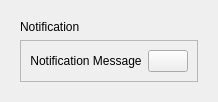
        <widget class="QCustomSlideMenu" name="popupNotificationContainer" native="true">
         <layout class="QVBoxLayout" name="verticalLayout_19">
          <item>
           <widget class="QWidget" name="popupNotificationSubContainer" native="true">
            <layout class="QVBoxLayout" name="verticalLayout_20">
             <item>
              <widget class="QLabel" name="label_14">
               <property name="font">
                <font>
                 <weight>50</weight>
                 <bold>false</bold>
                </font>
               </property>
               <property name="text">
                <string>Notification</string>
               </property>
              </widget>
             </item>
             <item>
              <widget class="QFrame" name="frame_9">
               <property name="frameShape">
                <enum>QFrame::StyledPanel</enum>
               </property>
               <property name="frameShadow">
                <enum>QFrame::Raised</enum>
               </property>
               <layout class="QHBoxLayout" name="horizontalLayout_10">
                <item>
                 <widget class="QLabel" name="label_13">
                  <property name="sizePolicy">
                   <sizepolicy hsizetype="Expanding" vsizetype="Preferred">
                    <horstretch>0</horstretch>
                    <verstretch>0</verstretch>
                   </sizepolicy>
                  </property>
                  <property name="text">
                   <string>Notification Message</string>
                  </property>
                  <property name="alignment">
                   <set>Qt::AlignCenter</set>
                  </property>
                 </widget>
                </item>
                <item alignment="Qt::AlignRight">
                 <widget class="QPushButton" name="closeNotificationBtn">
                  <property name="toolTip">
                   <string>Close notification</string>
                  </property>
                  <property name="text">
                   <string/>
                  </property>
                  <property name="icon">
                   <iconset resource="QSS/QSS_Resources.qrc">
                    <normaloff>:/icons/Icons/x-octagon_focus.png</normaloff>:/icons/Icons/x-octagon_focus.png</iconset>
                  </property>
                  <property name="iconSize">
                   <size>
                    <width>24</width>
                    <height>24</height>
                   </size>
                  </property>
                 </widget>
                </item>
               </layout>
              </widget>
             </item>
            </layout>
           </widget>
          </item>
         </layout>
        </widget>
